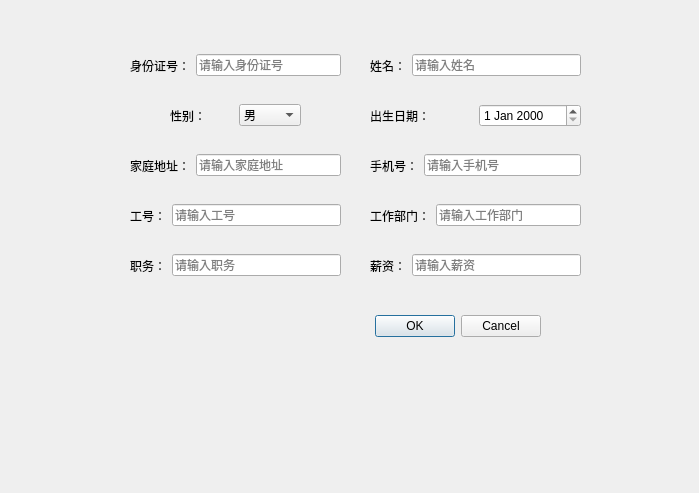
<?xml version="1.0" encoding="UTF-8"?>
<ui version="4.0">
 <class>PersonChangeClass</class>
 <widget class="QDialog" name="PersonChangeClass">
  <property name="geometry">
   <rect>
    <x>0</x>
    <y>0</y>
    <width>699</width>
    <height>493</height>
   </rect>
  </property>
  <property name="windowTitle">
   <string>Dialog</string>
  </property>
  <widget class="QWidget" name="layoutWidget">
   <property name="geometry">
    <rect>
     <x>190</x>
     <y>310</y>
     <width>351</width>
     <height>33</height>
    </rect>
   </property>
   <layout class="QHBoxLayout">
    <property name="spacing">
     <number>6</number>
    </property>
    <property name="margin" stdset="0">
     <number>0</number>
    </property>
    <item>
     <spacer>
      <property name="orientation">
       <enum>Qt::Orientation::Horizontal</enum>
      </property>
      <property name="sizeHint" stdset="0">
       <size>
        <width>131</width>
        <height>31</height>
       </size>
      </property>
     </spacer>
    </item>
    <item>
     <widget class="QPushButton" name="okButton">
      <property name="text">
       <string>OK</string>
      </property>
     </widget>
    </item>
    <item>
     <widget class="QPushButton" name="cancelButton">
      <property name="text">
       <string>Cancel</string>
      </property>
     </widget>
    </item>
   </layout>
  </widget>
  <widget class="QWidget" name="horizontalLayoutWidget_6">
   <property name="geometry">
    <rect>
     <x>370</x>
     <y>200</y>
     <width>211</width>
     <height>31</height>
    </rect>
   </property>
   <layout class="QHBoxLayout" name="horizontalLayout_6">
    <item>
     <widget class="QLabel" name="departmenttext">
      <property name="text">
       <string>工作部门：</string>
      </property>
     </widget>
    </item>
    <item>
     <widget class="QLineEdit" name="department">
      <property name="toolTip">
       <string/>
      </property>
      <property name="readOnly">
       <bool>false</bool>
      </property>
      <property name="placeholderText">
       <string>请输入工作部门</string>
      </property>
     </widget>
    </item>
   </layout>
  </widget>
  <widget class="QWidget" name="horizontalLayoutWidget">
   <property name="geometry">
    <rect>
     <x>130</x>
     <y>50</y>
     <width>211</width>
     <height>31</height>
    </rect>
   </property>
   <layout class="QHBoxLayout" name="horizontalLayout">
    <item>
     <widget class="QLabel" name="IDtext">
      <property name="text">
       <string>身份证号：</string>
      </property>
     </widget>
    </item>
    <item>
     <widget class="QLineEdit" name="ID">
      <property name="toolTip">
       <string/>
      </property>
      <property name="inputMask">
       <string/>
      </property>
      <property name="text">
       <string/>
      </property>
      <property name="readOnly">
       <bool>false</bool>
      </property>
      <property name="placeholderText">
       <string>请输入身份证号</string>
      </property>
     </widget>
    </item>
   </layout>
  </widget>
  <widget class="QWidget" name="horizontalLayoutWidget_4">
   <property name="geometry">
    <rect>
     <x>370</x>
     <y>100</y>
     <width>211</width>
     <height>31</height>
    </rect>
   </property>
   <layout class="QHBoxLayout" name="horizontalLayout_4">
    <item>
     <widget class="QLabel" name="birthdaytext">
      <property name="text">
       <string>出生日期：</string>
      </property>
     </widget>
    </item>
    <item>
     <widget class="QDateEdit" name="birthday"/>
    </item>
   </layout>
  </widget>
  <widget class="QWidget" name="horizontalLayoutWidget_11">
   <property name="geometry">
    <rect>
     <x>130</x>
     <y>250</y>
     <width>211</width>
     <height>31</height>
    </rect>
   </property>
   <layout class="QHBoxLayout" name="horizontalLayout_11">
    <item>
     <widget class="QLabel" name="posttext">
      <property name="text">
       <string>职务：</string>
      </property>
     </widget>
    </item>
    <item>
     <widget class="QLineEdit" name="post">
      <property name="toolTip">
       <string/>
      </property>
      <property name="readOnly">
       <bool>false</bool>
      </property>
      <property name="placeholderText">
       <string>请输入职务</string>
      </property>
     </widget>
    </item>
   </layout>
  </widget>
  <widget class="QWidget" name="horizontalLayoutWidget_5">
   <property name="geometry">
    <rect>
     <x>130</x>
     <y>200</y>
     <width>211</width>
     <height>31</height>
    </rect>
   </property>
   <layout class="QHBoxLayout" name="horizontalLayout_5">
    <item>
     <widget class="QLabel" name="employeeNotext">
      <property name="text">
       <string>工号：</string>
      </property>
     </widget>
    </item>
    <item>
     <widget class="QLineEdit" name="employeeNo">
      <property name="toolTip">
       <string/>
      </property>
      <property name="readOnly">
       <bool>false</bool>
      </property>
      <property name="placeholderText">
       <string>请输入工号</string>
      </property>
     </widget>
    </item>
   </layout>
  </widget>
  <widget class="QWidget" name="horizontalLayoutWidget_2">
   <property name="geometry">
    <rect>
     <x>370</x>
     <y>50</y>
     <width>211</width>
     <height>31</height>
    </rect>
   </property>
   <layout class="QHBoxLayout" name="horizontalLayout_2">
    <item>
     <widget class="QLabel" name="nametext">
      <property name="text">
       <string>姓名：</string>
      </property>
     </widget>
    </item>
    <item>
     <widget class="QLineEdit" name="name">
      <property name="toolTip">
       <string/>
      </property>
      <property name="text">
       <string/>
      </property>
      <property name="readOnly">
       <bool>false</bool>
      </property>
      <property name="placeholderText">
       <string>请输入姓名</string>
      </property>
     </widget>
    </item>
   </layout>
  </widget>
  <widget class="QWidget" name="horizontalLayoutWidget_12">
   <property name="geometry">
    <rect>
     <x>370</x>
     <y>250</y>
     <width>211</width>
     <height>31</height>
    </rect>
   </property>
   <layout class="QHBoxLayout" name="horizontalLayout_12">
    <item>
     <widget class="QLabel" name="salarytext">
      <property name="text">
       <string>薪资：</string>
      </property>
     </widget>
    </item>
    <item>
     <widget class="QLineEdit" name="salary">
      <property name="toolTip">
       <string/>
      </property>
      <property name="readOnly">
       <bool>false</bool>
      </property>
      <property name="placeholderText">
       <string>请输入薪资</string>
      </property>
     </widget>
    </item>
   </layout>
  </widget>
  <widget class="QWidget" name="horizontalLayoutWidget_7">
   <property name="geometry">
    <rect>
     <x>130</x>
     <y>150</y>
     <width>211</width>
     <height>31</height>
    </rect>
   </property>
   <layout class="QHBoxLayout" name="horizontalLayout_7">
    <item>
     <widget class="QLabel" name="addresstext">
      <property name="text">
       <string>家庭地址：</string>
      </property>
     </widget>
    </item>
    <item>
     <widget class="QLineEdit" name="address">
      <property name="toolTip">
       <string/>
      </property>
      <property name="readOnly">
       <bool>false</bool>
      </property>
      <property name="placeholderText">
       <string>请输入家庭地址</string>
      </property>
     </widget>
    </item>
   </layout>
  </widget>
  <widget class="QWidget" name="horizontalLayoutWidget_8">
   <property name="geometry">
    <rect>
     <x>370</x>
     <y>150</y>
     <width>211</width>
     <height>31</height>
    </rect>
   </property>
   <layout class="QHBoxLayout" name="horizontalLayout_8">
    <item>
     <widget class="QLabel" name="phoneNotext">
      <property name="text">
       <string>手机号：</string>
      </property>
     </widget>
    </item>
    <item>
     <widget class="QLineEdit" name="phoneNo">
      <property name="toolTip">
       <string/>
      </property>
      <property name="readOnly">
       <bool>false</bool>
      </property>
      <property name="placeholderText">
       <string>请输入手机号</string>
      </property>
     </widget>
    </item>
   </layout>
  </widget>
  <widget class="QWidget" name="horizontalLayoutWidget_3">
   <property name="geometry">
    <rect>
     <x>170</x>
     <y>100</y>
     <width>131</width>
     <height>31</height>
    </rect>
   </property>
   <layout class="QHBoxLayout" name="horizontalLayout_3">
    <item>
     <widget class="QLabel" name="sextext">
      <property name="text">
       <string>性别：</string>
      </property>
     </widget>
    </item>
    <item>
     <widget class="QComboBox" name="sex">
      <item>
       <property name="text">
        <string>男</string>
       </property>
      </item>
      <item>
       <property name="text">
        <string>女</string>
       </property>
      </item>
     </widget>
    </item>
   </layout>
  </widget>
 </widget>
 <resources/>
 <connections>
  <connection>
   <sender>cancelButton</sender>
   <signal>clicked()</signal>
   <receiver>PersonChangeClass</receiver>
   <slot>reject()</slot>
   <hints>
    <hint type="sourcelabel">
     <x>369</x>
     <y>253</y>
    </hint>
    <hint type="destinationlabel">
     <x>179</x>
     <y>282</y>
    </hint>
   </hints>
  </connection>
 </connections>
</ui>
